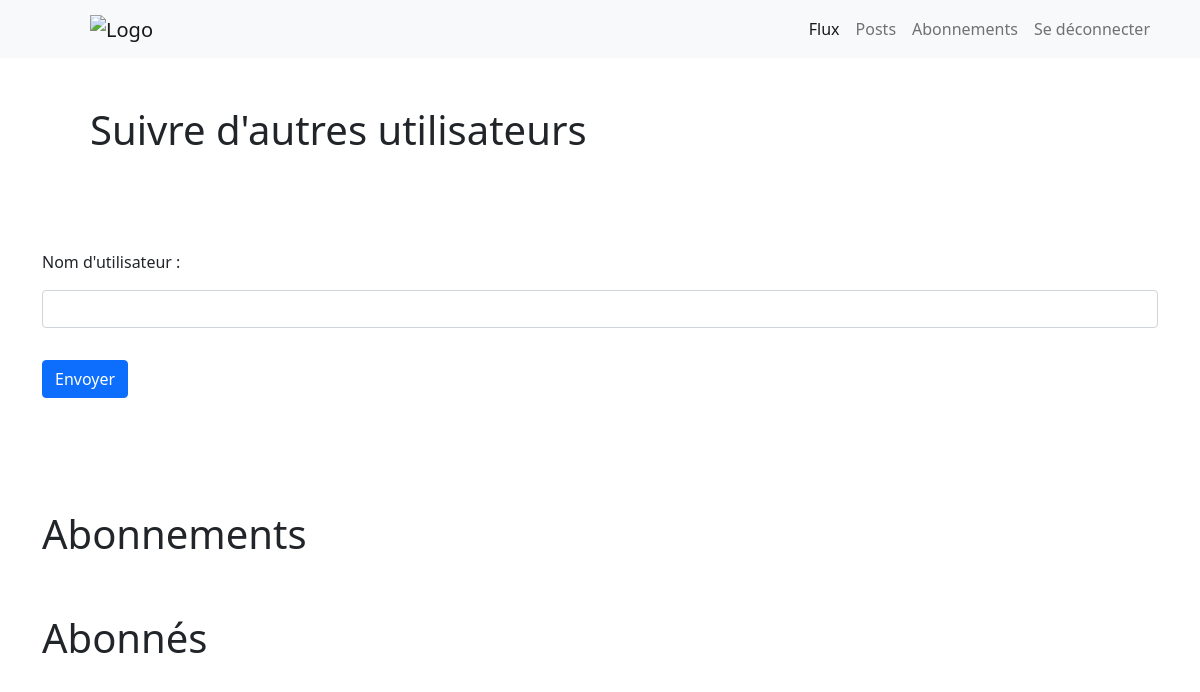
/flux/abonnements (signed in), run on an earlier commit of the app's database.
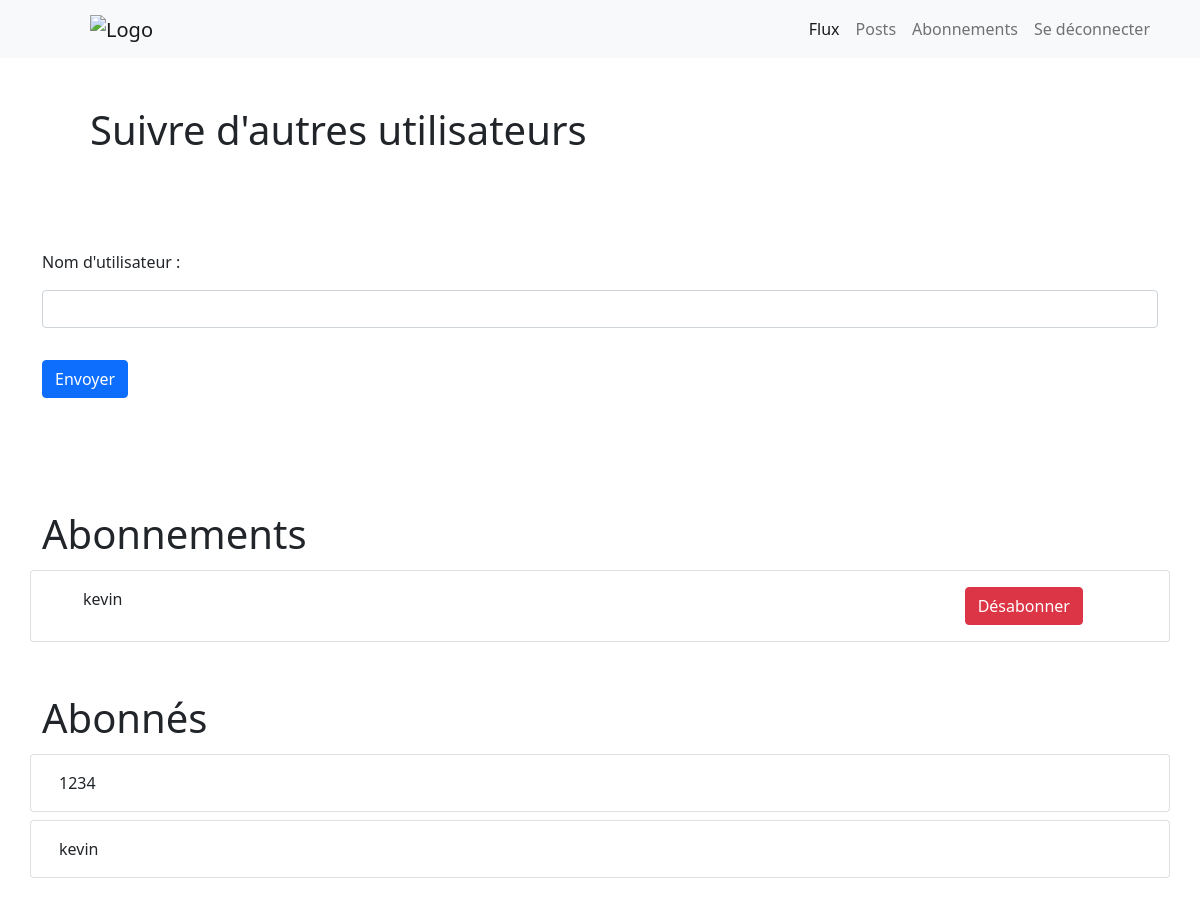
And on a later commit of the database.
### flux/models.py (models this page shows)
class UserFollows(models.Model):
    user = models.ForeignKey(to=settings.AUTH_USER_MODEL, on_delete=models.CASCADE, related_name='following')
    followed_user = models.ForeignKey(to=settings.AUTH_USER_MODEL, on_delete=models.CASCADE, related_name='followed_by')
    class Meta:
        unique_together = ('user', 'followed_user', )

### flux/views.py (the view, shortened to what this page needs)
# urls.py: path('abonnements', views.abonnements, name='abonnements'),
@login_required
def abonnements(request):
    form = AbonnementsForm
    followed_users = UserFollows.objects.filter(user = request.user.id)
    followers = UserFollows.objects.filter(followed_user = request.user.id)
    context = {'form':form, 'followed_users':followed_users, 'followers':followers}
    return render(request, 'flux/abonnements.html', context)

### flux/templates/flux/abonnements.html (shortened to what this page needs)
{% extends "flux/base_generic.html" %}
{% block content %}
<div class="container my-5">
    <h1 class="m-5"> Suivre d'autres utilisateurs</h1>
    <div class="row">
        <div class="col-12">
            <form class='my-5' action="" enctype="multipart/form-data" method="post">
                {{form}}
                <button id = "create-review-submit" type="submit" class="btn btn-primary my-3">Envoyer</button>
            </form>
        </div>
    </div>
</div>
<div class="container my-5">
    <h1>Abonnements</h1>
    <div class="row">
        {% for followed_user in followed_users %}
            <div class="card my-1">
                <div class="card-body">
                    <div class="container">
                        <div class="row">
                            <div class="col-10">{{followed_user.followed_user}}</div>
                            <div class="col-2">
                                <a name="désabonner" id="désabonner" class="btn btn-danger" href="unsubscribe/{{followed_user.id}}" role="button">Désabonner</a>
                            </div>
                        </div>
                    </div>
                </div>
            </div>
        {% endfor %}
    </div>
</div>
<div class="container my-5">
    <h1>Abonnés</h1>
    <div class="row">
        {% for follower in followers %}
            <div class="card my-1">
                <div class="card-body">
                    <p class="card-text">{{follower.user}}</p>
                </div>
            </div>
        {% endfor %}
    </div>
</div>
{% endblock content %}

What changed in the data, as far as the page shows it:
added UserFollows: followed_user "kevin", user "kevin"
added UserFollows: user "1234", shown under "Abonnés"
